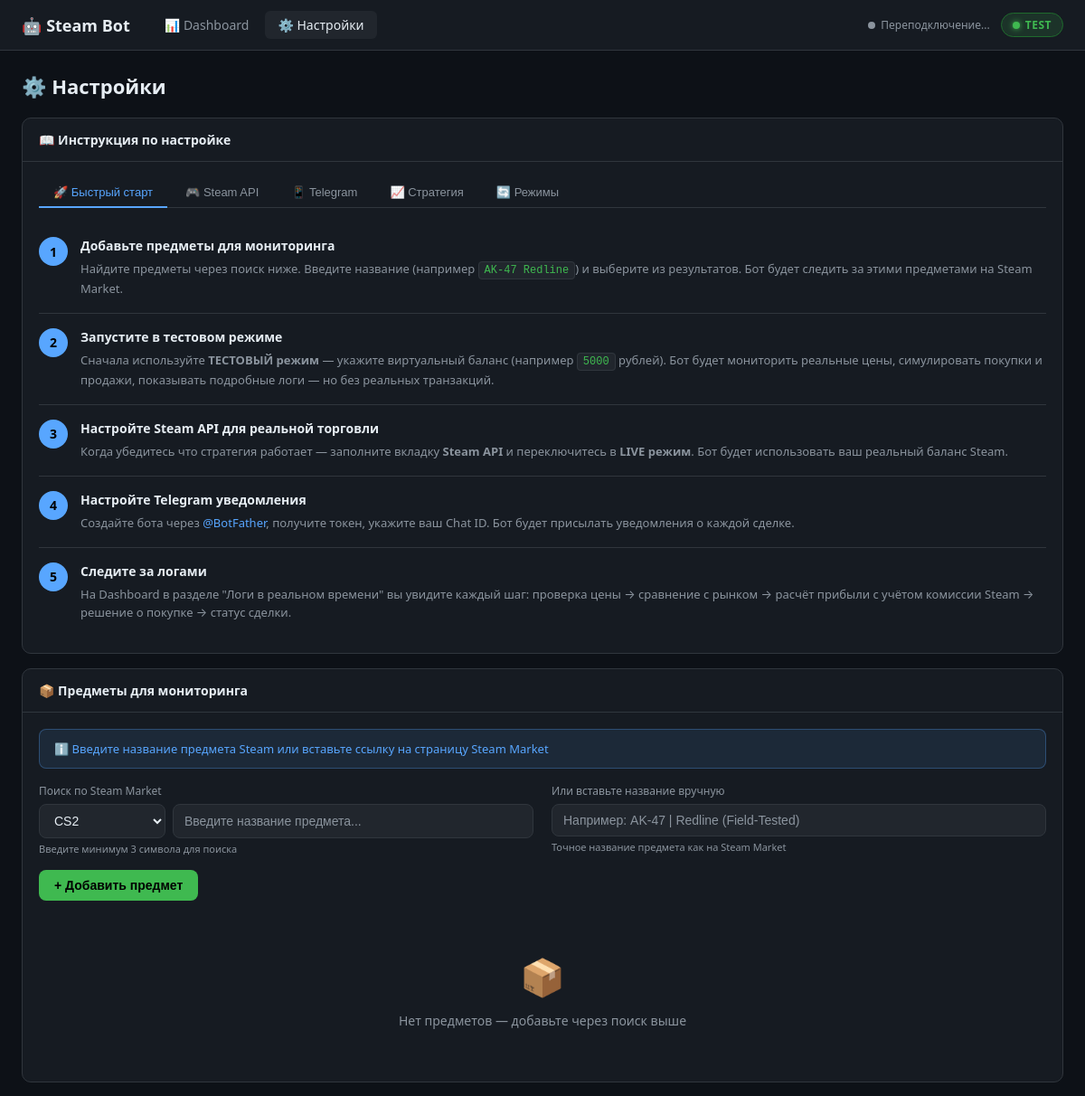
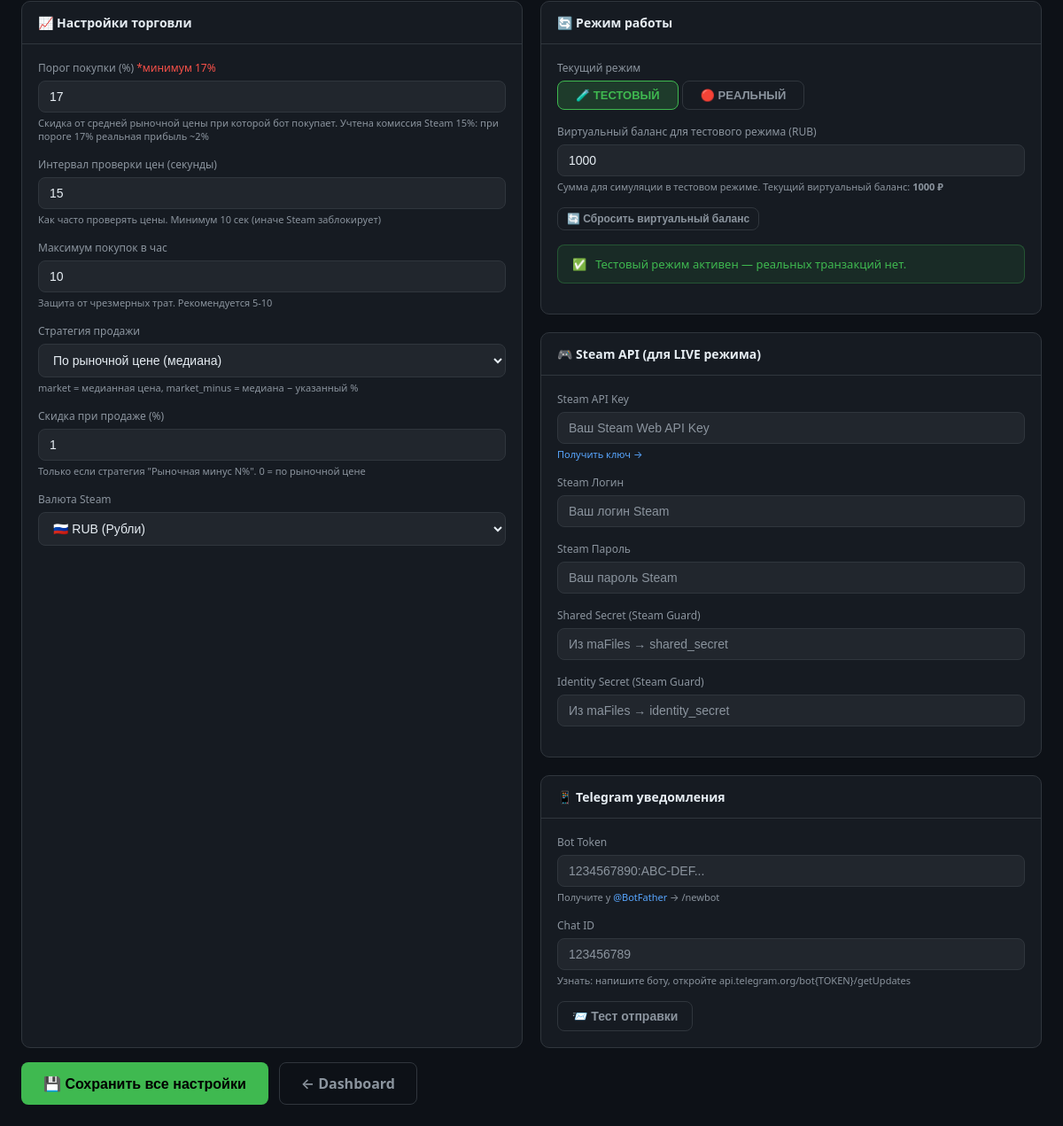
The page /settings on the database its author committed (2 pictures, top to bottom).
### tables this page shows
CREATE TABLE settings (
            key TEXT PRIMARY KEY,
            value TEXT NOT NULL
        );

### main.py (the view)
@app.get("/settings", response_class=HTMLResponse)
async def settings_page(request: Request):
    settings = db.get_all_settings()
    items = db.get_items()
    mode = "TEST" if settings.get("test_mode", "1") == "1" else "LIVE"
    currency_code = settings.get("steam_currency", "5")
    currency_symbol = get_currency_symbol(currency_code)
    currency_info = CURRENCY_INFO.get(currency_code, CURRENCY_INFO["5"])
    return templates.TemplateResponse("settings.html", {
        "request": request,
        "settings": settings,
        "items": items,
        "mode": mode,
        "currency_symbol": currency_symbol,
        "currency_info": currency_info,
        "currency_info_all": CURRENCY_INFO,
    })

### templates/settings.html (shortened to what this page needs)
<!DOCTYPE html>
<html lang="ru">
<head>
<link rel="stylesheet" href="/static/style.css">
</head>
<body>
<nav class="navbar">
  <span class="navbar-brand">🤖 Steam Bot</span>
  <div class="navbar-nav">
    <a href="/" class="nav-link">📊 Dashboard</a>
    <a href="/settings" class="nav-link active">⚙️ Настройки</a>
  </div>
  <div class="navbar-right">
    <div class="ws-status" id="ws-status"> Подключение...</div>
    <div class="mode-badge {% if mode == 'LIVE' %}live{% else %}test{% endif %}">
      <span class="dot {% if mode == 'LIVE' %}red{% else %}green{% endif %}"></span>
      {{ mode }}
    </div>
  </div>
</nav>
<div class="container">
  <div style="font-size:22px;font-weight:700;margin-bottom:20px">⚙️ Настройки</div>
  <div class="card mb-16">
    <div class="card-header">📖 Инструкция по настройке</div>
    <div class="card-body">
      <div class="tabs">
        <button class="tab-btn active" data-tab="setup">🚀 Быстрый старт</button>
        <button class="tab-btn" data-tab="steam">🎮 Steam API</button>
        <button class="tab-btn" data-tab="telegram">📱 Telegram</button>
        <button class="tab-btn" data-tab="strategy">📈 Стратегия</button>
        <button class="tab-btn" data-tab="modes">🔄 Режимы</button>
      </div>
      <div id="tab-setup" class="tab-content active">
        <div class="instruction-step">
          <div class="step-num">1</div>
          <div class="step-content">
            <h4>Добавьте предметы для мониторинга</h4>
            <p>Найдите предметы через поиск ниже. Введите название (например <code>AK-47 Redline</code>) и выберите из результатов. Бот будет следить за этими предметами на Steam Market.</p>
          </div>
        </div>
        <div class="instruction-step">
          <div class="step-num">2</div>
          <div class="step-content">
            <h4>Запустите в тестовом режиме</h4>
            <p>Сначала используйте <strong>ТЕСТОВЫЙ режим</strong> — укажите виртуальный баланс (например <code>5000</code> рублей). Бот будет мониторить реальные цены, симулировать покупки и продажи, показывать подробные логи — но без реальных транзакций.</p>
          </div>
        </div>
        <div class="instruction-step">
          <div class="step-num">3</div>
          <div class="step-content">
            <h4>Настройте Steam API для реальной торговли</h4>
            <p>Когда убедитесь что стратегия работает — заполните вкладку <strong>Steam API</strong> и переключитесь в <strong>LIVE режим</strong>. Бот будет использовать ваш реальный баланс Steam.</p>
          </div>
        </div>
        <div class="instruction-step">
          <div class="step-num">4</div>
          <div class="step-content">
            <h4>Настройте Telegram уведомления</h4>
            <p>Создайте бота через <a href="https://t.me/BotFather" target="_blank">@BotFather</a>, получите токен, укажите ваш Chat ID. Бот будет присылать уведомления о каждой сделке.</p>
          </div>
        </div>
        <div class="instruction-step">
          <div class="step-num">5</div>
          <div class="step-content">
            <h4>Следите за логами</h4>
            <p>На Dashboard в разделе "Логи в реальном времени" вы увидите каждый шаг: проверка цены → сравнение с рынком → расчёт прибыли с учётом комиссии Steam → решение о покупке → статус сделки.</p>
          </div>
        </div>
      </div>
    </div>
  </div>
  <div class="card mb-16">
    <div class="card-header">📦 Предметы для мониторинга</div>
    <div class="card-body">
      <div class="alert alert-info mb-16">
        ℹ️ Введите название предмета Steam или вставьте ссылку на страницу Steam Market
      </div>
      <div class="grid-2 mb-16">
        <div>
          <div class="form-label">Поиск по Steam Market</div>
          <div class="relative search-wrap">
            <div class="flex gap-8">
              <select id="app-id-select" class="form-control" style="width:140px;flex-shrink:0">
                <option value="730">CS2</option>
              </select>
              <input type="text" id="item-search-input" class="form-control" placeholder="Введите название предмета...">
            </div>
          </div>
          <div class="form-hint">Введите минимум 3 символа для поиска</div>
        </div>
        <div>
          <div class="form-label">Или вставьте название вручную</div>
          <input type="text" id="item-manual-input" class="form-control" placeholder="Например: AK-47 | Redline (Field-Tested)">
          <div class="form-hint">Точное название предмета как на Steam Market</div>
        </div>
      </div>
      <button class="btn btn-green" id="add-item-btn" onclick="addItem()">+ Добавить предмет</button>
      {% if items %}
      <div class="mt-16">
        <div style="font-weight:600;margin-bottom:10px">Отслеживаемые предметы ({{ items|length }})</div>
        {% for item in items %}
        <div class="item-card" style="margin-bottom:8px">
          <img src="{{ item.image_url or '' }}" onerror="this.style.display='none'" alt="">
          <div class="item-card-info">
            <div class="item-card-name">{{ item.name }}</div>
            <div style="font-size:11px;color:var(--text-muted);margin-bottom:4px">{{ item.market_hash_name }}</div>
            <div class="flex gap-8">
              <a href="{{ item.steam_url }}" target="_blank" class="btn btn-ghost btn-sm">🔗 Открыть на Steam</a>
              <span class="badge" style="background:rgba(88,166,255,.1);color:var(--blue)">App {{ item.app_id }}</span>
            </div>
          </div>
          <div class="item-card-actions">
            <button class="btn btn-sm" style="background:var(--red-dim);color:var(--red);border:1px solid var(--red-dim)" onclick="removeItem({{ item.id }}, '{{ item.name|replace("'","\\'")|safe }}')">✕ Удалить</button>
          </div>
        </div>
        {% endfor %}
      </div>
      {% else %}
      <div class="empty-state mt-16">
        <div class="emoji">📦</div>
        <div>Нет предметов — добавьте через поиск выше</div>
      </div>
      {% endif %}
    </div>
  </div>
  <form id="settings-form">
  <div class="grid-2">
    <div class="card">
      <div class="card-header">📈 Настройки торговли</div>
      <div class="card-body">
        <div class="form-group">
          <label class="form-label">Порог покупки (%) <span style="color:var(--red)">*минимум 17%</span></label>
          <input type="number" name="buy_threshold" class="form-control" value="{{ settings.buy_threshold or '17' }}" min="17" max="50" step="0.5">
          <div class="form-hint">Скидка от средней рыночной цены при которой бот покупает. Учтена комиссия Steam 15%: при пороге 17% реальная прибыль ~2%</div>
        </div>
        <div class="form-group">
          <label class="form-label">Интервал проверки цен (секунды)</label>
          <input type="number" name="check_interval" class="form-control" value="{{ settings.check_interval or '15' }}" min="10" max="300">
          <div class="form-hint">Как часто проверять цены. Минимум 10 сек (иначе Steam заблокирует)</div>
        </div>
        <div class="form-group">
          <label class="form-label">Максимум покупок в час</label>
          <input type="number" name="max_buys_per_hour" class="form-control" value="{{ settings.max_buys_per_hour or '10' }}" min="1" max="50">
          <div class="form-hint">Защита от чрезмерных трат. Рекомендуется 5-10</div>
        </div>
        <div class="form-group">
          <label class="form-label">Стратегия продажи</label>
          <select name="sell_strategy" class="form-control">
            <option value="market" {% if settings.sell_strategy == 'market' %}selected{% endif %}>По рыночной цене (медиана)</option>
          </select>
          <div class="form-hint">market = медианная цена, market_minus = медиана − указанный %</div>
        </div>
        <div class="form-group">
          <label class="form-label">Скидка при продаже (%)</label>
          <input type="number" name="sell_discount" class="form-control" value="{{ settings.sell_discount or '1' }}" min="0" max="10" step="0.5">
          <div class="form-hint">Только если стратегия "Рыночная минус N%". 0 = по рыночной цене</div>
        </div>
        <div class="form-group">
          <label class="form-label">Валюта Steam</label>
          <select name="steam_currency" class="form-control">
            <option value="5" {% if settings.steam_currency == '5' %}selected{% endif %}>🇷🇺 RUB (Рубли)</option>
          </select>
        </div>
      </div>
    </div>
    <div style="display:flex;flex-direction:column;gap:20px">
      <div class="card">
        <div class="card-header">🔄 Режим работы</div>
        <div class="card-body">
          <div class="form-group">
            <label class="form-label">Текущий режим</label>
            <div class="toggle-wrap">
              <button type="button" class="toggle-btn {% if mode == 'TEST' %}active-test{% endif %}" onclick="setMode('TEST')">🧪 ТЕСТОВЫЙ</button>
              <button type="button" class="toggle-btn {% if mode == 'LIVE' %}active-live{% endif %}" onclick="setMode('LIVE')">🔴 РЕАЛЬНЫЙ</button>
            </div>
          </div>
          <div class="form-group">
            <label class="form-label">Виртуальный баланс для тестового режима ({{ currency_info.code }})</label>
            <input type="number" name="virtual_balance" class="form-control" value="{{ settings.virtual_balance or '1000' }}" min="100" step="100">
            <div class="form-hint">Сумма для симуляции в тестовом режиме. Текущий виртуальный баланс: <strong>{{ settings.current_virtual_balance or '1000' }} {{ currency_symbol }}</strong></div>
          </div>
          <button type="button" class="btn btn-ghost btn-sm" onclick="resetVirtualBalance()">🔄 Сбросить виртуальный баланс</button>
          {% if mode == 'LIVE' %}
          <div class="alert alert-error mt-16">
            ⚠️ <div>LIVE режим активен — бот совершает РЕАЛЬНЫЕ сделки с реальными деньгами!</div>
          </div>
          {% else %}
          <div class="alert alert-success mt-16">
            ✅ <div>Тестовый режим активен — реальных транзакций нет.</div>
          </div>
          {% endif %}
        </div>
      </div>
      <div class="card">
        <div class="card-header">🎮 Steam API (для LIVE режима)</div>
        <div class="card-body">
          <div class="form-group">
            <label class="form-label">Steam API Key</label>
            <input type="password" name="steam_api_key" class="form-control" value="{{ settings.steam_api_key or '' }}" placeholder="Ваш Steam Web API Key">
            <div class="form-hint"><a href="https://steamcommunity.com/dev/apikey" target="_blank">Получить ключ →</a></div>
          </div>
          <div class="form-group">
            <label class="form-label">Steam Логин</label>
            <input type="text" name="steam_login" class="form-control" value="{{ settings.steam_login or '' }}" placeholder="Ваш логин Steam">
          </div>
          <div class="form-group">
            <label class="form-label">Steam Пароль</label>
            <input type="password" name="steam_password" class="form-control" value="{{ settings.steam_password or '' }}" placeholder="Ваш пароль Steam">
          </div>
          <div class="form-group">
            <label class="form-label">Shared Secret (Steam Guard)</label>
            <input type="password" name="steam_shared_secret" class="form-control" value="{{ settings.steam_shared_secret or '' }}" placeholder="Из maFiles → shared_secret">
          </div>
          <div class="form-group">
            <label class="form-label">Identity Secret (Steam Guard)</label>
            <input type="password" name="steam_identity_secret" class="form-control" value="{{ settings.steam_identity_secret or '' }}" placeholder="Из maFiles → identity_secret">
          </div>
        </div>
      </div>
      <div class="card">
        <div class="card-header">📱 Telegram уведомления</div>
        <div class="card-body">
          <div class="form-group">
            <label class="form-label">Bot Token</label>
            <input type="password" name="telegram_bot_token" class="form-control" value="{{ settings.telegram_bot_token or '' }}" placeholder="1234567890:ABC-DEF...">
            <div class="form-hint">Получите у <a href="https://t.me/BotFather" target="_blank">@BotFather</a> → /newbot</div>
          </div>
          <div class="form-group">
            <label class="form-label">Chat ID</label>
            <input type="text" name="telegram_chat_id" class="form-control" value="{{ settings.telegram_chat_id or '' }}" placeholder="123456789">
            <div class="form-hint">Узнать: напишите боту, откройте api.telegram.org/bot{TOKEN}/getUpdates</div>
          </div>
          <button type="button" class="btn btn-ghost" id="test-tg-btn" onclick="testTelegram()">📨 Тест отправки</button>
        </div>
      </div>
    </div>
  </div>
  <div class="flex gap-12 mt-16">
    <button type="button" class="btn btn-green btn-lg" id="save-settings-btn" onclick="saveSettings()">💾 Сохранить все настройки</button>
    <a href="/" class="btn btn-ghost btn-lg">← Dashboard</a>
  </div>
  </form>
</div>
</body>
</html>

### rows shown on the page
settings: buy_threshold "17"
settings: check_interval "15"
settings: max_buys_per_hour "10"
settings: sell_strategy "По рыночной цене (медиана)"
settings: virtual_balance "1000"
settings: value "1000"

### other values the page prints
{{ mode }} "TEST"
{{ currency_info.code }} "RUB"
{{ currency_symbol }} "₽"
